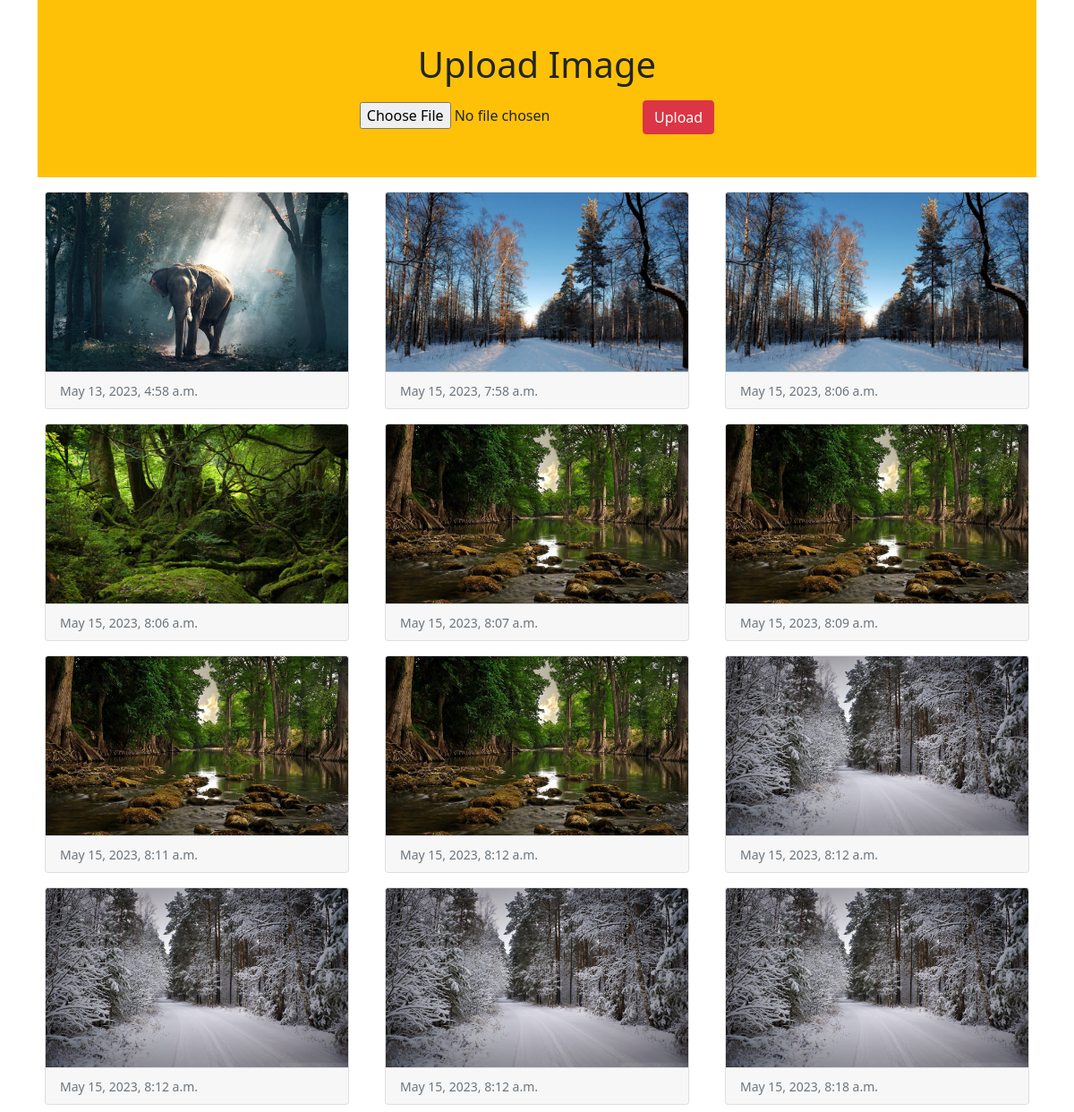
The page / on the database its author committed.
### app/models.py (models this page shows)
class Image(models.Model):
    photo = models.ImageField(upload_to='myimage')
    date = models.DateTimeField(auto_now_add=True)

### app/views.py (the view)
# urls.py: 2. Add a URL to urlpatterns:  path('', views.home, name='home')
def home(request):
    if request.method == 'POST':
        form = ImageForm(request.POST, request.FILES) # request.FILES is nessecary for images.
        if form.is_valid():
            form.save()
    form = ImageForm()
    img = Image.objects.all()
    return render(request, 'home.html', {'img': img,
                                         'form': form})

### app/forms.py
class ImageForm(forms.ModelForm):
    class Meta:
        model = Image
        fields = '__all__'
        labels = {'photo': ''}

### app/templates/home.html (shortened to what this page needs)
<!DOCTYPE html>
<html lang="en">
<head>
    <link href="https://cdn.jsdelivr.net/npm/bootstrap@5.0.2/dist/css/bootstrap.min.css"
          rel="stylesheet">
</head>
<body>
    <div class="container">
        <div class="p-5 mb-2 bg-warning text-center">
            <h1 class="mb-3">Upload Image</h1>
            <form action="" method="post" enctype="multipart/form-data">
                {{form}}
                <input type="submit" class="btn btn-danger"
                value="Upload" >
            </form>
        </div>
        <div class="row">
            {% for x in img %}
            <div class="col-sm-4">
                <div class="card m-2">
                    <img src="{{x.photo.url}}" alt="" class="card-img-top" height="200px">
                    <div class="card-footer">
                        <small class="text-muted">{{x.date}}</small>
                    </div>
                </div>
            </div>
            {% endfor %}
        </div>
    </div>
</body>
</html>

### rows shown on the page
Image: photo (picture), date "May 13, 2023, 4:58 a.m."
Image: photo (picture), date "May 15, 2023, 7:58 a.m."
Image: photo (picture), date "May 15, 2023, 8:06 a.m."
Image: photo (picture), date "May 15, 2023, 8:06 a.m."
Image: photo (picture), date "May 15, 2023, 8:07 a.m."
Image: photo (picture), date "May 15, 2023, 8:09 a.m."
Image: photo (picture), date "May 15, 2023, 8:11 a.m."
Image: photo (picture), date "May 15, 2023, 8:12 a.m."
Image: photo (picture), date "May 15, 2023, 8:12 a.m."
Image: photo (picture), date "May 15, 2023, 8:12 a.m."
Image: photo (picture), date "May 15, 2023, 8:12 a.m."
Image: photo (picture), date "May 15, 2023, 8:18 a.m."
